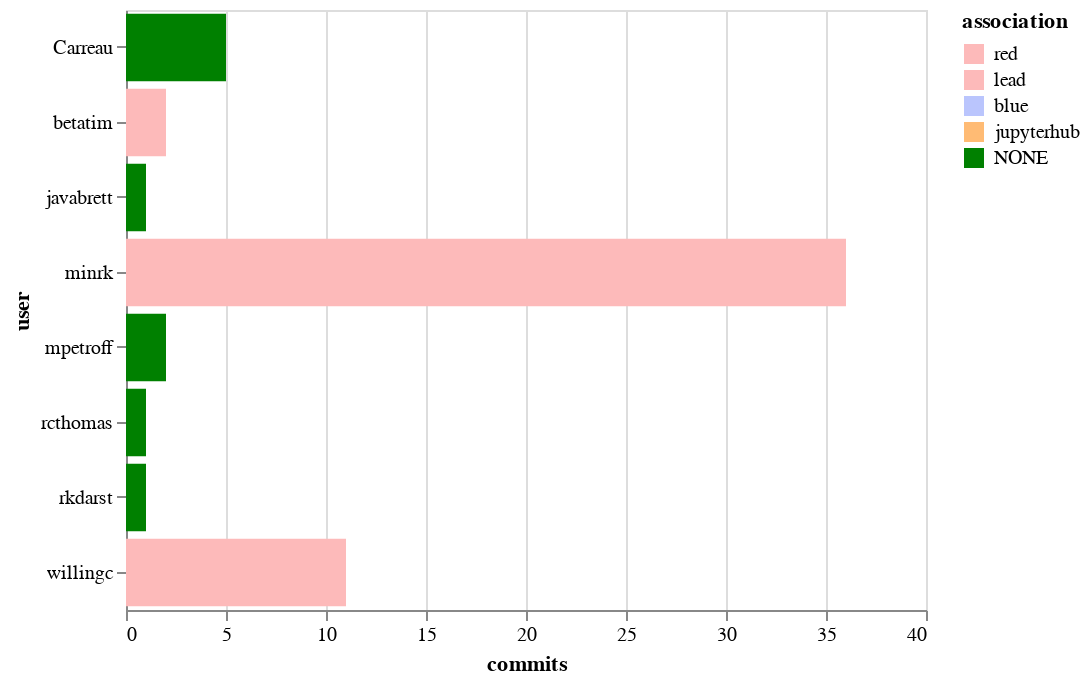

Write notebook code for a chart like this one.
### Code cell
alt.Chart(top_committers).mark_bar().encode(
    x='commits',
    y='user',
    color=alt.Color('association', scale=color_scale)
)

### Figure 1 — Vega-Lite specification as saved in the notebook (floating-point values rounded to 4 significant figures)
{"$schema": "https://vega.github.io/schema/vega-lite/v2.6.0.json", "config": {"view": {"height": 300, "width": 400}}, "data": {"name": "data-b2dc0ae2aec8e35f4bf7578d50f13df8"}, "datasets": {"data-b2dc0ae2aec8e35f4bf7578d50f13df8": [{"association": "lead", "commits": 36, "user": "minrk"}, {"association": "red", "commits": 11, "user": "willingc"}, {"association": "NONE", "commits": 5, "user": "Carreau"}, {"association": "NONE", "commits": 2, "user": "mpetroff"}, {"association": "red", "commits": 2, "user": "betatim"}, {"association": "NONE", "commits": 1, "user": "rkdarst"}, {"association": "NONE", "commits": 1, "user": "rcthomas"}, {"association": "NONE", "commits": 1, "user": "javabrett"}]}, "encoding": {"color": {"field": "association", "scale": {"domain": ["red", "lead", "blue", "jupyterhub", "NONE"], "range": ["#fdbaba", "#fdbaba", "#bac5fd", "#ffbb74", "green"]}, "type": "nominal"}, "x": {"field": "commits", "type": "quantitative"}, "y": {"field": "user", "type": "nominal"}}, "mark": "bar"}
